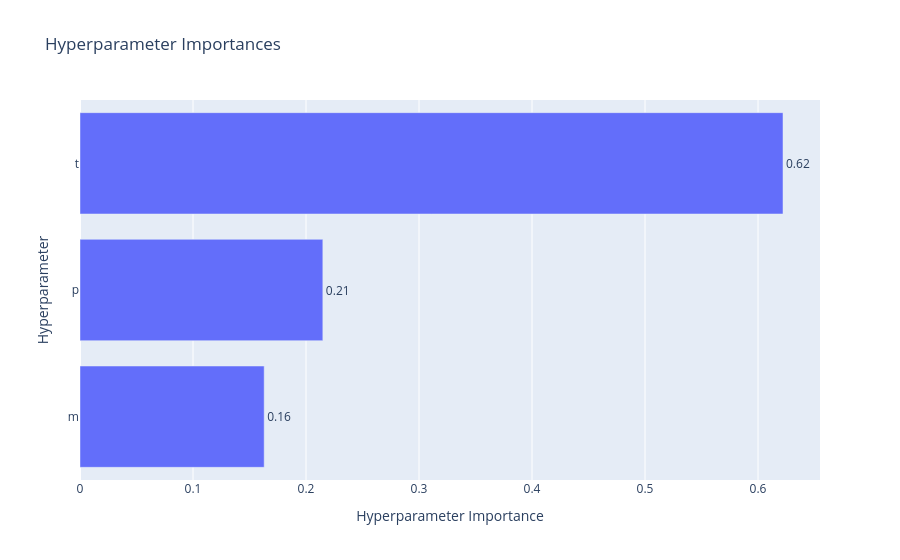

Source (notebook cell):
### Code cell
optuna.visualization.plot_param_importances(study)

### Figure 1 — Plotly figure (JSON) as saved in the notebook; plotly's stock layout.template omitted (floating-point values rounded to 4 significant figures)
{"data": [{"cliponaxis": false, "hovertemplate": ["m (IntDistribution): 0.1629917383842433<extra></extra>", "p (IntDistribution): 0.2148989383482207<extra></extra>", "t (IntDistribution): 0.622109323267536<extra></extra>"], "name": "Objective Value", "orientation": "h", "text": ["0.16", "0.21", "0.62"], "textposition": "outside", "type": "bar", "x": [0.163, 0.2149, 0.6221], "y": ["m", "p", "t"]}], "layout": {"title": {"text": "Hyperparameter Importances"}, "xaxis": {"title": {"text": "Hyperparameter Importance"}}, "yaxis": {"title": {"text": "Hyperparameter"}}}}
